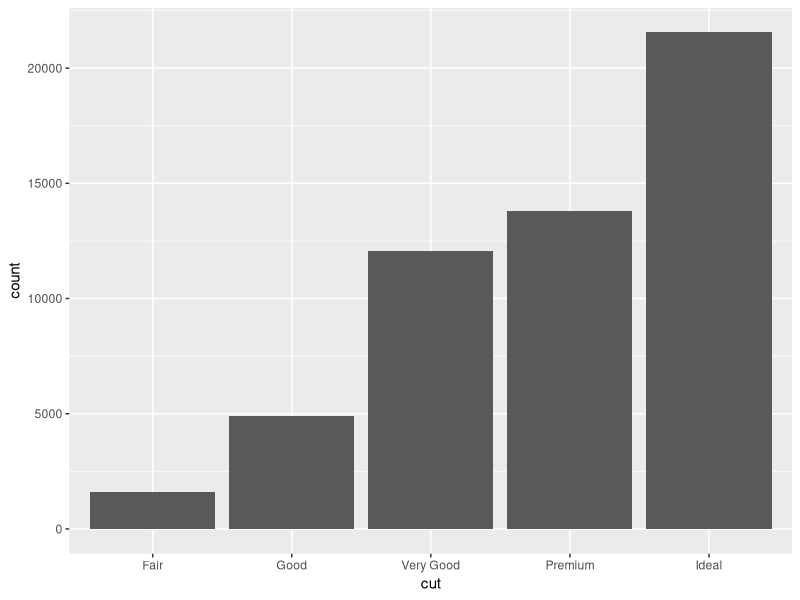
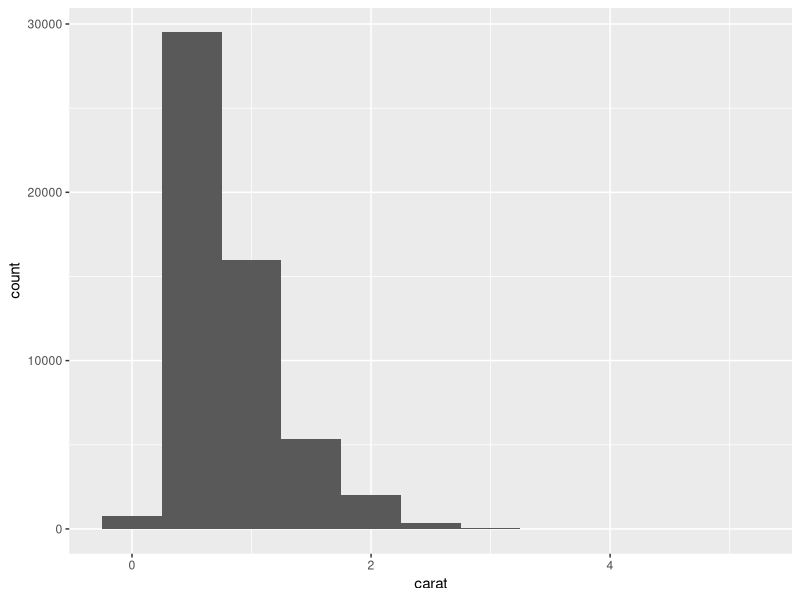
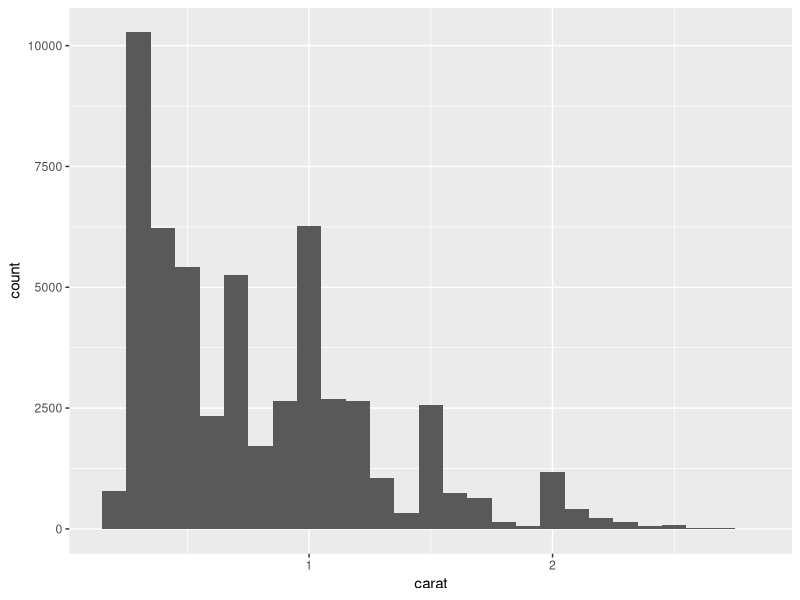
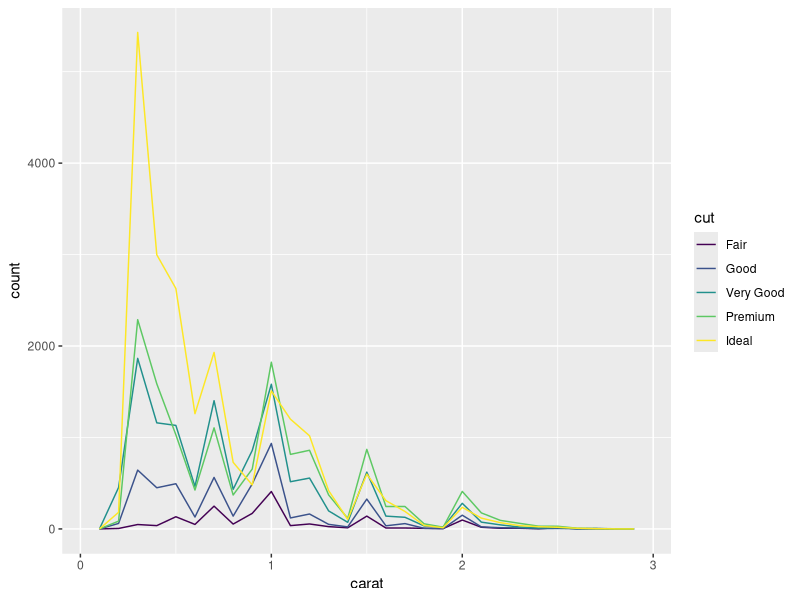
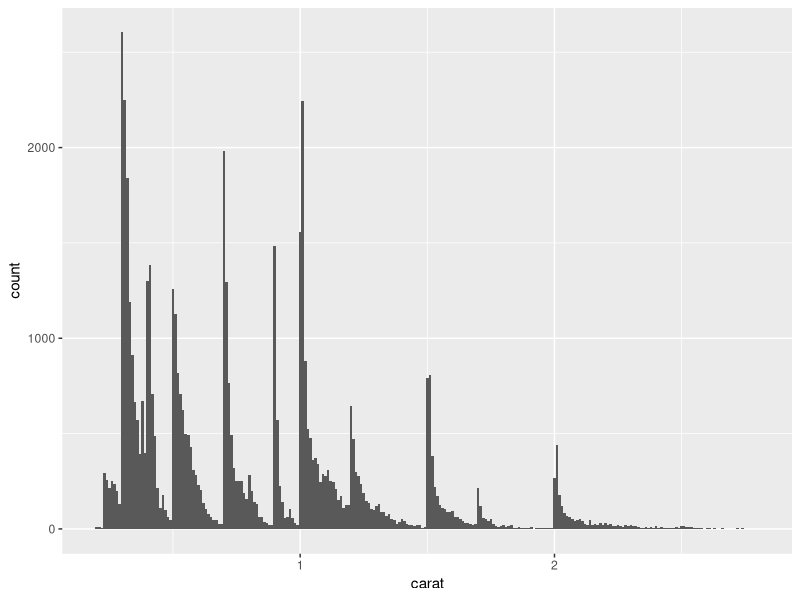
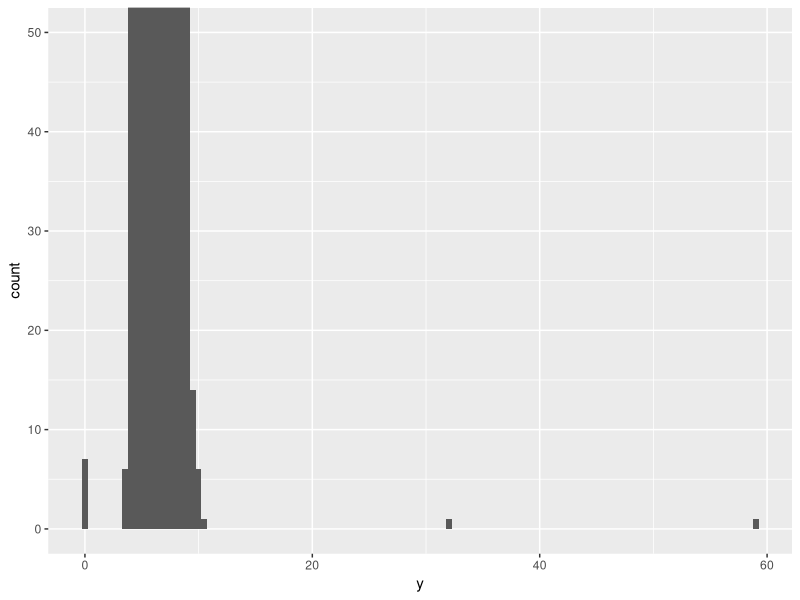
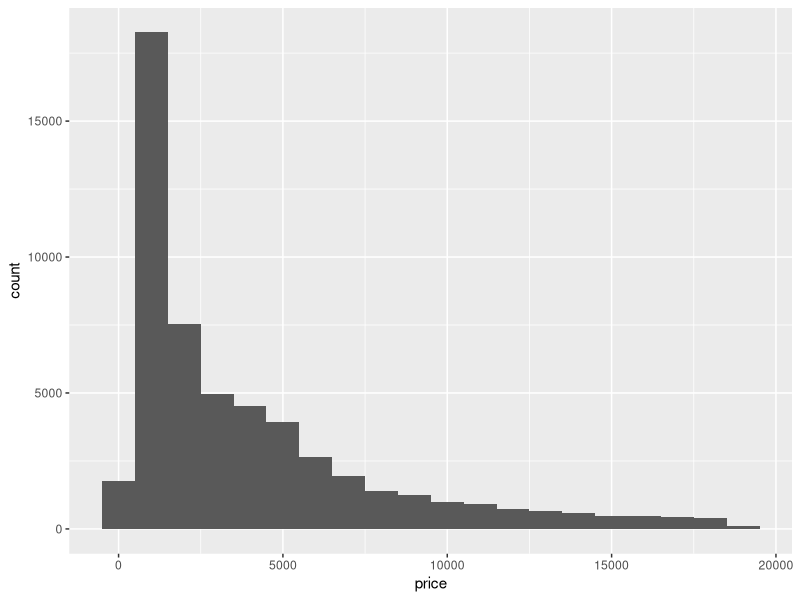
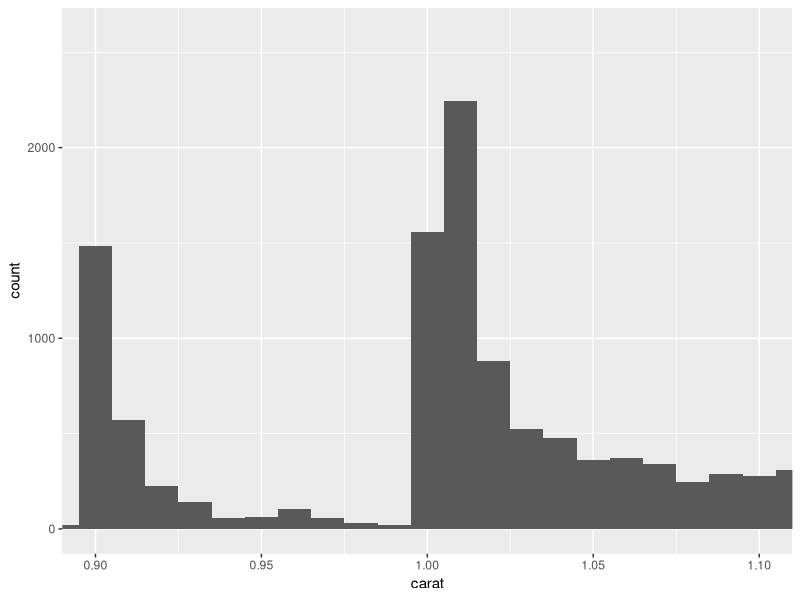

Recreate these plots in R, in order.
# ------------------------------------------------------------------------
# R for Data Science: Chapter 5: EDA
#
# Link: 
#
# Location:
# First created: 22:17 - Tuesday 26 February 2019
# Last modified: 22:17 - Tuesday 26 February 2019
# ------------------------------------------------------------------------

# ------------------------------------------------------------------------
# System time
# ------------------------------------------------------------------------
format(Sys.time(), "%a %b %d %H:%M:%S %Y")

# ------------------------------------------------------------------------
# Install Packages
# ------------------------------------------------------------------------
library(conflicted)
library(skimr)
library(tidyverse)

# ------------------------------------------------------------------------
# Visualising Distributions
# ------------------------------------------------------------------------
diamonds %>% 
  ggplot() +
  geom_bar(aes(x = cut))

diamonds %>% 
  count(cut)

diamonds %>% 
  ggplot() +
  geom_histogram(aes(x = carat), binwidth = 0.5)

diamonds %>% 
  count(cut_width(carat, 0.5))

smaller <- 
  diamonds %>% 
  dplyr::filter(carat < 3)

smaller %>% 
  ggplot(aes(x = carat)) +
  geom_histogram(binwidth = 0.1)

smaller %>% 
  ggplot(aes(x = carat, colour = cut)) +
  geom_freqpoly(binwidth = 0.1)

smaller %>%
  ggplot(aes(x = carat)) +
  geom_histogram(binwidth = 0.01)

diamonds %>% 
  ggplot(aes(x = y)) +
  geom_histogram(binwidth = 0.5) + 
  coord_cartesian(ylim = c(0, 50))

unusual <-
  diamonds %>% 
  dplyr::filter(y < 3 | y > 20) %>% 
  arrange(y)

diamonds %>% 
  ggplot(aes(x = price)) +
  geom_histogram(binwidth = 1000)

diamonds %>% 
  count(cut_width(price, 1000))

diamonds %>% 
  ggplot(aes(x = carat)) +
  geom_histogram(binwidth = 0.01) +
  coord_cartesian(xlim = c(0.9, 1.1))

diamonds %>% 
  ggplot() +
  geom_count(aes(x = cut, y = color))

diamonds %>%
  count(color, cut)
  
